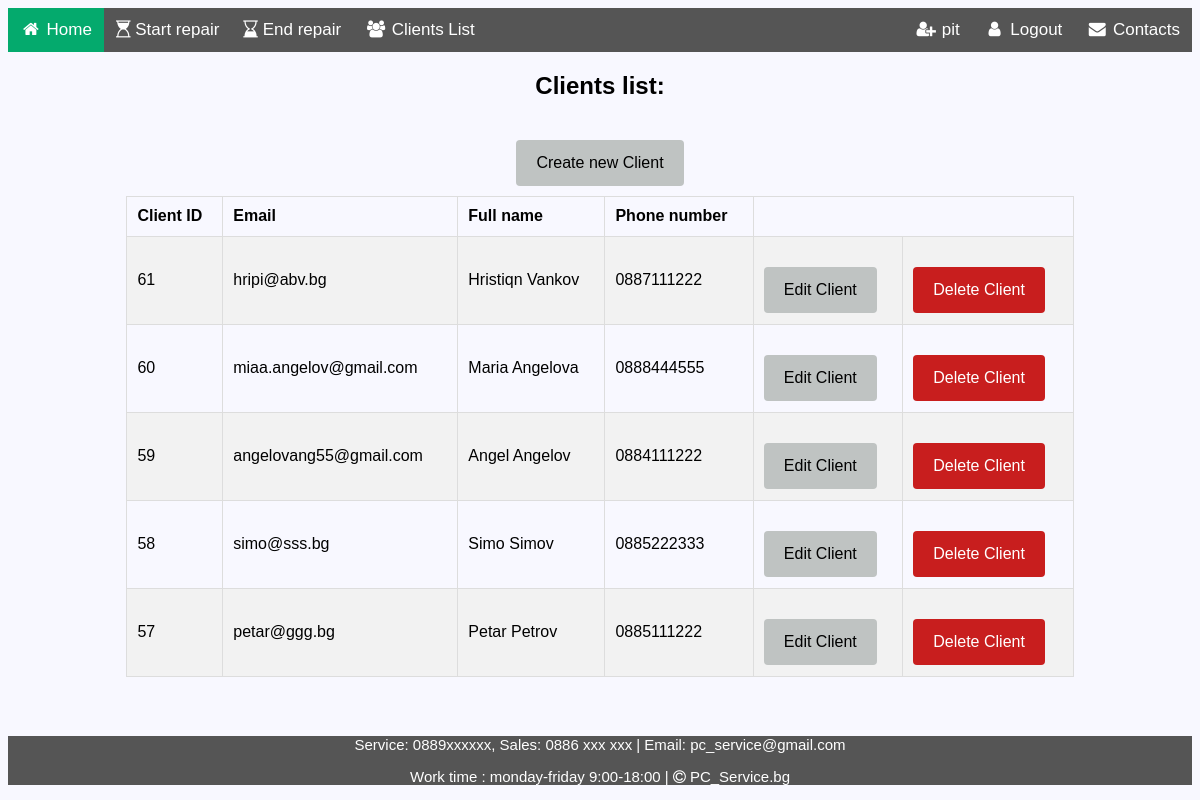
Page /clients/client-list/ (signed in) on the earlier database version.
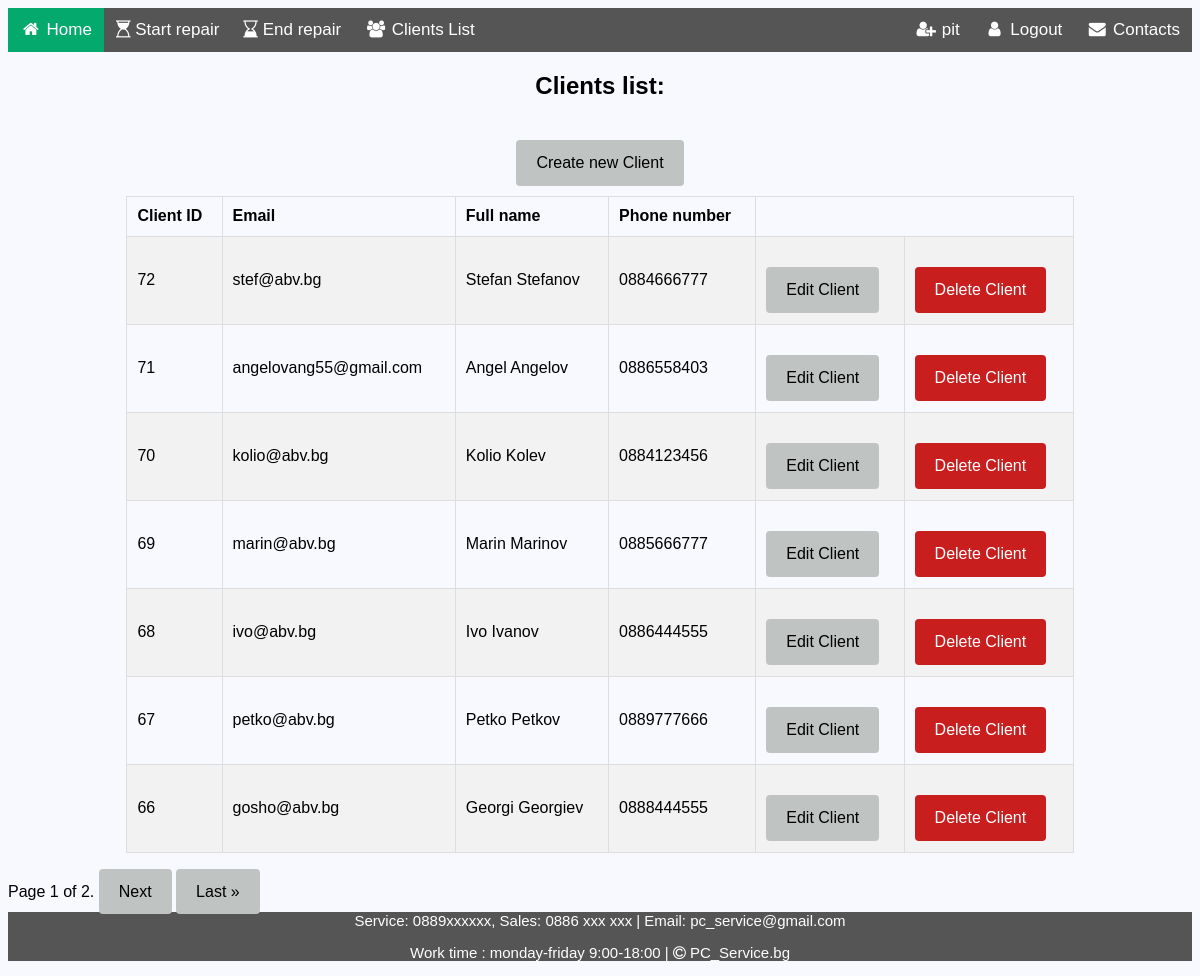
Same page on the later database version.
### sm_system/accounts/models.py (models this page shows, shortened)
class SmsUser(auth_models.AbstractUser):
    FIRST_NAME_MIN_LEN = 2
    FIRST_NAME_MAX_LEN = 30
    LAST_NAME_MIN_LEN = 2
    LAST_NAME_MAX_LEN = 30
    PHONE_MAX_LENGTH = 12
    PHONE_MIN_LENGTH = 9
    email = models.EmailField(
        unique=True,
        validators={validators.EmailValidator},
        blank=False,
        null=False
    )
    first_name = models.CharField(
        max_length=FIRST_NAME_MAX_LEN,
        validators=(
            validators.MinLengthValidator(FIRST_NAME_MIN_LEN),
            is_letter_validator,
            first_char_capital_validator,
        ),
        blank=False,
        null=False,
    )
    last_name = models.CharField(
        max_length=LAST_NAME_MAX_LEN,
        validators=(
            validators.MinLengthValidator(LAST_NAME_MIN_LEN),
            is_letter_validator,
            first_char_capital_validator,
        ),
        blank=False,
        null=False,
    )
    phone_number = models.CharField(
        max_length=PHONE_MAX_LENGTH,
        unique=True,
        validators=(
            validators.MinLengthValidator(PHONE_MIN_LENGTH),
            phone_validator,
        ),
        blank=False,
        null=False,
    )
    user_type = models.CharField(
        choices=Type.choices(),
        max_length=Type.max_len(),
        blank=True,
        null=True
    )
    profile_picture = models.URLField(
        null=True,
        blank=True,
        validators=(
            validate_file_size,
        ),
    )
    class Meta:
        ordering = ('pk',)

### sm_system/clients/models.py (models this page shows)
class Client(models.Model):
    use_in_migration = True
    FIRST_NAME_MIN_LEN = 2
    FIRST_NAME_MAX_LEN = 30
    LAST_NAME_MIN_LEN = 2
    LAST_NAME_MAX_LEN = 30
    PHONE_MAX_LENGTH = 12
    PHONE_MIN_LENGTH = 9
    email = models.EmailField(
        unique=True,
        validators={validators.EmailValidator},
        blank=True,
        null=True
    )
    first_name = models.CharField(
        max_length=FIRST_NAME_MAX_LEN,
        validators=(
            validators.MinLengthValidator(FIRST_NAME_MIN_LEN),
            is_letter_validator,
            first_char_capital_validator,
        ),
        blank=False,
        null=False,
    )
    last_name = models.CharField(
        max_length=LAST_NAME_MAX_LEN,
        validators=(
            validators.MinLengthValidator(LAST_NAME_MIN_LEN),
            is_letter_validator,
            first_char_capital_validator,
        ),
        blank=False,
        null=False,
    )
    phone_number = models.CharField(
        max_length=PHONE_MAX_LENGTH,
        validators=(
            validators.MinLengthValidator(PHONE_MIN_LENGTH),
            phone_validator,
        ),
        blank=False,
        null=False,
    )
    def __str__(self):
        return f'{self.first_name} {self.last_name}'
    class Meta:
        ordering = ('-pk',)

### sm_system/clients/views.py (the view)
# urls.py: path('client-list/', ClientListView.as_view(), name='clients_list'),
class ClientListView(auth_mixins.LoginRequiredMixin, ListView):
    model = Client
    template_name = 'clients/clients_list.html'
    paginate_by = 7
    def get_queryset(self):
        return super().get_queryset()

### templates/clients/clients_list.html
{% extends 'home_page.html' %}
{% load static %}
{% block content %}
<div class="info div">
    <h2 class="headers"> Clients list:</h2>
    <div class="headers">
        <a href="{% url 'create_client'%}" class="button">Create new Client</a>
    </div>
    <table class="table">
        <tr >
            <th>Client ID</th>
            <th>Email</th>
            <th>Full name</th>
            <th>Phone number</th>
        </tr>
        {% for client in object_list %}
        <tr>
            <td>{{ client.id }}</td>
            <td >{{ client.email }}</td>
            <td>{{   client }}</td>
            <td>{{ client.phone_number }}</td>
            <td><a class="edit-button" href="{% url 'edit_client' pk=client.pk %}" >Edit Client</a></td>
            <td><a class="edit-button" style="background-color: #c81e1e; color:white" href="{% url 'delete_client' pk=client.pk %}" >Delete Client</a></td>
        </tr>
        {% empty %}
            <h2 class="center" >No records for Clients!</h2>
        {% endfor %}
    </table>
    {% include 'common/paginate.html' %}
</div>
{% endblock %}

### templates/home_page.html (shortened to what this page needs)
{% load static %}
<!DOCTYPE html>
<html lang="en">
<head>
    <link rel="stylesheet" href="https://cdnjs.cloudflare.com/ajax/libs/font-awesome/4.7.0/css/font-awesome.min.css">
    <link rel="stylesheet" href="{% static 'css/base.css' %}">
</head>
<body>
    <div >
        <div >
                {% include 'common/nav.html' %}
                {% block content %}
                {% endblock content %}
        </div>
    </div>
</body>
<footer class="footer" >
    <p>Service: 0889xxxxxx, Sales: 0886 xxx xxx | Email: pc_service@gmail.com</p>
    <p>Work time : monday-friday 9:00-18:00 | <i class="fa fa-solid fa-copyright"></i> PC_Service.bg</p>
</footer>
</html>

### templates/common/nav.html
{% load static %}
<nav>
<div class="navbar">
    <a class="active" href="{% url 'home_page' %}"><i class="fa fa-fw fa-home"></i> Home</a>
    {% if not request.user.is_authenticated %}
        <a href="{% url 'login_user' %}"><i class="fa fa-solid fa-user-plus"></i> For Employees</a>
        <a href="{% url 'client_view' %}"><i class="fa fa-solid fa-user"></i> For Clients</a>
    {% else %}
        {% if request.user.user_type == 'receptionist' or request.user.user_type == 'manager'%}
            <a href="{% url 'clients_list' %}"><i class="fa fa-fw fa-users"></i> Clients List</a>
            <a href="{% url 'create_order' %}"><i class="fa fa-solid fa-list-alt"></i> New Order</a>
            <a href="{% url 'orders_list' %}"><i class="fa fa-solid fa-list"></i> Orders List</a>
            <a href="{% url 'all_tasks' %}"><i class="fa fa-solid fa-info-circle"></i> Service Tasks</a>
            <a href="{% url 'employees_list' %}"><i class="fa fa-fw fa-user-o"></i> Employees List</a>
        {% elif request.user.user_type == 'technician' or request.user.user_type == 'manager'%}
            <a href="{% url 'select_order' %}"><i class="fa fa-solid fa-hourglass-start"></i> Start repair</a>
            <a href="{% url 'repairs_in_progress' %}"><i class="fa fa-solid fa-hourglass-end"></i> End repair</a>
            <a href="{% url 'clients_list' %}"><i class="fa fa-fw fa-users"></i> Clients List</a>
        {% endif %}
    {% endif %}
    <div >
        {% if not request.user.is_authenticated %}
            <a class="split" href="{% url 'login_user' %}"><i class="fa fa-fw fa-user "></i> Login</a>
        {% else %}
            <a class="split" href=""><i class="fa fa-fw fa-user-plus "></i> {{request.user.username}}</a>
            <a class="split" href="{% url 'logout_user' %}"><i class="fa fa-fw fa-user "></i> Logout</a>
        {% endif %}
        <a class="split" href="#"><i class="fa fa-fw fa-envelope"></i> Contacts</a>
    </div>
</div>
</nav>

### templates/common/paginate.html (shortened to what this page needs)
{% if is_paginated %}
    <div class="info div" style="margin-top: 30px; position: fixed ">
        <span class="step-links">
            <span class="current">
                Page {{ page_obj.number }} of {{ page_obj.paginator.num_pages }}.
            </span>
            {% if page_obj.has_next %}
                <a href="?page={{ page_obj.next_page_number }}">Next</a>
                <a href="?page={{ page_obj.paginator.num_pages }}">Last &raquo;</a>
            {% endif %}
        </span>
    </div>
{% endif %}

### static/css/main.css (style rules this page uses)
body { font-family: Arial, Helvetica, sans-serif;background-color: ghostwhite }
.navbar { width: 100%; background-color: #555; overflow: auto; }
.navbar a { float: left; text-align: center; padding: 12px; color: white; text-decoration: none; font-size: 17px; }
.navbar div { float: right; background-color: #555555; color: white; }
.active { background-color: #04AA6D; }
.footer { position: unset; margin-top: 5%; left: 0; bottom: 0; width: 100%; height: 8%; background-color: #555; color: white; text-align: center; }
.footer p { font-size: 15px; }

### static/css/forms.css (style rules this page uses)
.headers { text-align: center; }
.info div { display: block; margin-left: auto; margin-right: auto; width: 25%; }
.info input[type=submit], .info a { background-color: #04AA6D; color: white; padding: 14px 20px; margin-top: 20px; margin-left: auto; margin-right: auto; border: none; border-radius: 4px; cursor: pointer; }
.info a { text-decoration: none; background-color: #bfc3c2; color: black; text-align: center; }
.table { border-collapse: collapse; border-spacing: 0; width: 80%; border: 1px solid #ddd; margin: auto; }
.table th, td { border: 1px solid #dddddd; text-align: left; padding: 10px; height: 40px; }
.table tr:nth-child(even) { background-color: #f2f2f2; }
.button { background-color: #bfc3c2; border: none; color: black; padding: 10px 10px; text-align: center; text-decoration: none; display: inline-block ; margin: 10px 30%; cursor: pointer; border-radius: 10px; }
.edit-button { background-color: #bfc3c2; border: none; color: black; padding: 1px 1px; text-decoration: none; display: inline-block ; margin: 1px 1px; cursor: pointer; border-radius: 2px; }

### static/css/search_form.css (style rules this page uses)
* { box-sizing: border-box; }

Differences in the rows shown:
removed Client: id "61", email "hripi@abv.bg", first_name+last_name "Hristiqn Vankov", phone_number "0887111222"
removed Client: id "60", email "miaa.angelov@gmail.com", first_name+last_name "Maria Angelova", phone_number "0888444555"
removed Client: id "59", email "angelovang55@gmail.com", first_name+last_name "Angel Angelov", phone_number "0884111222"
removed Client: id "58", email "simo@sss.bg", first_name+last_name "Simo Simov", phone_number "0885222333"
removed Client: id "57", email "petar@ggg.bg", first_name+last_name "Petar Petrov", phone_number "0885111222"
added Client: id "72", email "stef@abv.bg", first_name+last_name "Stefan Stefanov", phone_number "0884666777"
added Client: id "71", email "angelovang55@gmail.com", first_name+last_name "Angel Angelov", phone_number "0886558403"
added Client: id "70", email "kolio@abv.bg", first_name+last_name "Kolio Kolev", phone_number "0884123456"
added Client: id "69", email "marin@abv.bg", first_name+last_name "Marin Marinov", phone_number "0885666777"
added Client: id "68", email "ivo@abv.bg", first_name+last_name "Ivo Ivanov", phone_number "0886444555"
added Client: id "67", email "petko@abv.bg", first_name+last_name "Petko Petkov", phone_number "0889777666"
added Client: id "66", email "gosho@abv.bg", first_name+last_name "Georgi Georgiev", phone_number "0888444555"
Other differences:
{{ page_obj.number }}: (not shown) → "1"
{{ page_obj.paginator.num_pages }}: (not shown) → "2"
text now shown: "Page of . Next Last »"
